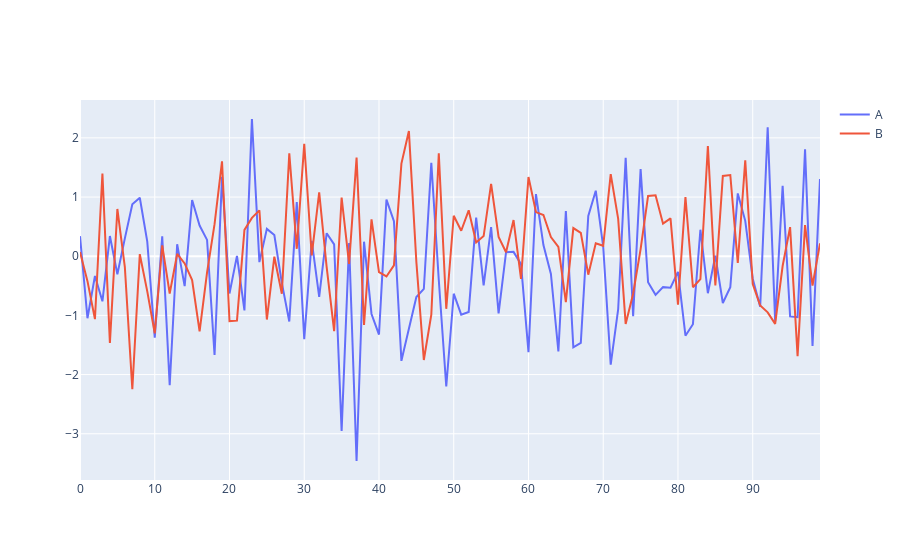

This figure's notebook cell:
### Code cell
import plotly.graph_objects as go

fig = go.Figure()
fig.add_trace(go.Scatter(x=df.index, y=df['A'], name='A'))
fig.add_trace(go.Scatter(x=df.index, y=df['B'], name='B'))
fig.show()
